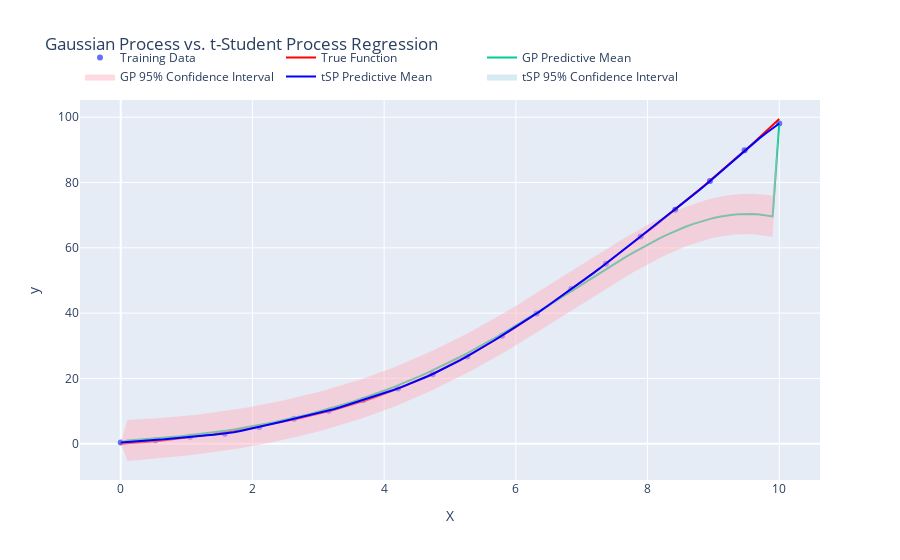

The code cell stored with this chart in its notebook:
### Code cell
# Define the true function
def true_function(X):
    func = torch.sin(X) + X ** 2
    return func.squeeze()

# Example usage of the functions
X_train, y_train = generate_synthetic_data(noise_level=0.2, n_outliers=1, outlier_magnitude=1, func=true_function)
gp, tsp = initialize_and_fit_models(X_train, y_train, noise_level=0.1, df=3.0)
X_test = torch.linspace(0, 10, 100).unsqueeze(1)
plot_predictions(gp, tsp, X_train, y_train, X_test, func=true_function)
